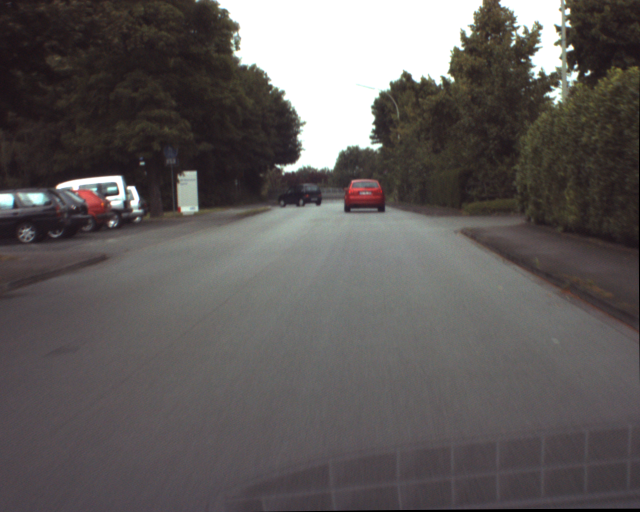
%> input picture Lab04/M-files/ur_c_s_03a_01_L_0376.png, 1280 x 1024 px (shown at 1/2 size)
$ octave main.m   (GNU Octave 9; MATLAB toolbox functions it lacks are replaced by stand-ins)
%> lines starting %> are read from the running program, lines starting %| are printed output that depends on the picture; in (x1, y1, x2, y2) boxes, pixels count from 0 and x2, y2 are one past the last pixel; in counts of white or black regions, pixels touching at a corner belong together; the program's own positions count from 1
### Lab04/M-files/colorMaps.m
%% Display images
% Display  the images in grayscale and split them in the three RGB channels and in the three HSV channel

function [chHue,imgGray] = colorMaps(imgRgb)

imgHsv = rgb2hsv(imgRgb);
imgGray = rgb2gray(imgRgb);
figure,imagesc(imgGray),colormap gray,title('Grayscale image')
chRed = imgRgb(:,:,1);
chGreen = imgRgb(:,:,2);
chBlue = imgRgb(:,:,3);
chHue = imgHsv(:,:,1);
chSat = imgHsv(:,:,2);
chValue = imgHsv(:,:,3);
figure,subplot(236)
subplot(231),imagesc(chRed),colormap gray,title('R component') % Red
subplot(232),imagesc(chGreen),colormap gray,title('G component') % Green
subplot(233),imagesc(chBlue),colormap gray,title('B component') % Blue
subplot(234),imagesc(chHue),colormap gray,title('H component') % Hue
subplot(235),imagesc(chSat),colormap gray,title('S component') % Saturation
subplot(236),imagesc(chValue),colormap gray,title('V component') % Intensity

### Lab04/M-files/maskHue.m
%% Studying the hue values for red pixels
% Select in the Hue channel the area corresponding to the red car. In this
% area compute the mean (mean) and the standard deviation (stdDev) of the values.
% Then segment the red car in the image by thresholding the Hue component.

function mask = maskHue(chHue, method, sizeFilter)

switch method

    case 1 % fixed threshold
        mask = chHue(:,:,1)>0.98 ;

    case 2 % threshold calculation and average filtering
        areaRedCar = chHue(395:400, 710:740); % select red car area
        mean = mean2(areaRedCar);
        stdDev = std2(areaRedCar);
        thresholdSlow = mean - 0.2*stdDev;
        thresholdHigh = mean + 2*stdDev;
        mask = chHue > thresholdSlow & chHue < thresholdHigh;
        figure,imagesc(mask),colormap gray, title('Mask after first threshold')
        K = ones(sizeFilter)/sizeFilter^2; % create average filter
        mask = conv2(mask, K);
        figure,imagesc(mask),colormap gray,title(['Mask after average filtering with size ' num2str(sizeFilter) 'x' num2str(sizeFilter)])
        thresholdSlow = mean - 0.5*stdDev;
        mask = mask > thresholdSlow & mask < thresholdHigh;

    otherwise
        disp('ERROR: Insert method 1 or 2')
        return
end

### Lab04/M-files/detectCar.m
%% Detecting the car
% Display the images corresponding to the segmentation and the
% related centroid and bounding box of area greater than minClusterArea.

function detectCar(mask, imgGray, minClusterArea, method)

properties = regionprops(mask, 'Area','Centroid','BoundingBox');
figure,imagesc(imgGray),colormap gray,title(['Detected objects with method ' num2str(method)])
hold on
for i = 1:length(properties)
    if properties(i).Area > minClusterArea % Discard too small areas
        xc=floor(properties(i).Centroid(1));
        yc=floor(properties(i).Centroid(2));
        ul_corner_width=properties(i).BoundingBox;
        plot(xc,yc,'*r') % Draw red centroid as *
        hold on
        rectangle('Position',ul_corner_width,'EdgeColor',[1,0,0]) % Draw red rectangle
        hold on
    end
end

### Lab04/M-files/main.m
clearvars
clc
close all

imgRgb(:,:,:,1) = imread('ur_c_s_03a_01_L_0376.png');
%> imgRgb is the input picture: size 1024x1280x3 uint8; mean R, G, B 95.5, 90.9, 90
imgRgb(:,:,:,2) = imread('ur_c_s_03a_01_L_0377.png');
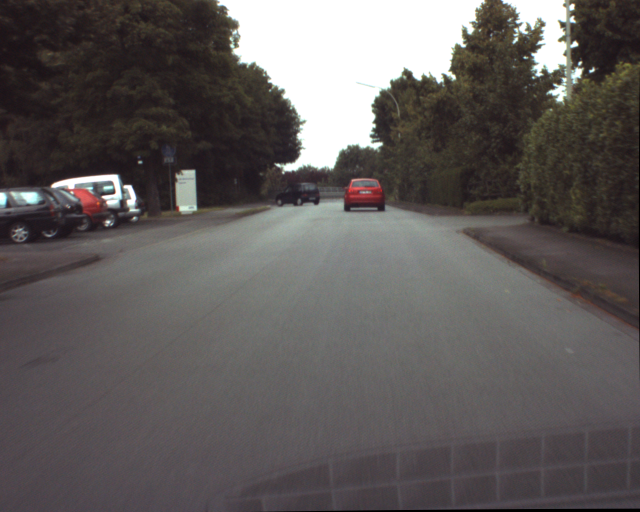
%> input picture Lab04/M-files/ur_c_s_03a_01_L_0377.png, 1280 x 1024 px (shown at 1/2 size)
imgRgb(:,:,:,3) = imread('ur_c_s_03a_01_L_0378.png');
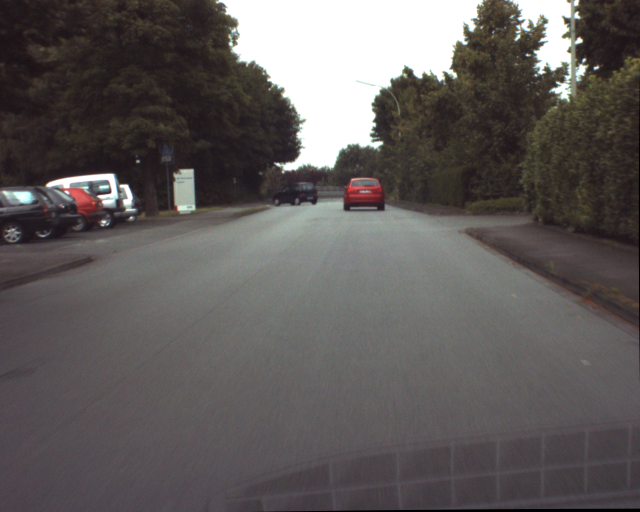
%> input picture Lab04/M-files/ur_c_s_03a_01_L_0378.png, 1280 x 1024 px (shown at 1/2 size)
imgRgb(:,:,:,4) = imread('ur_c_s_03a_01_L_0379.png');
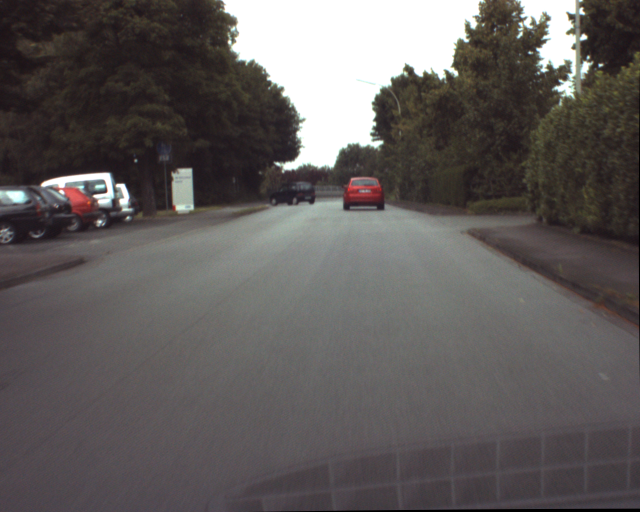
%> input picture Lab04/M-files/ur_c_s_03a_01_L_0379.png, 1280 x 1024 px (shown at 1/2 size)
imgRgb(:,:,:,5) = imread('ur_c_s_03a_01_L_0380.png');
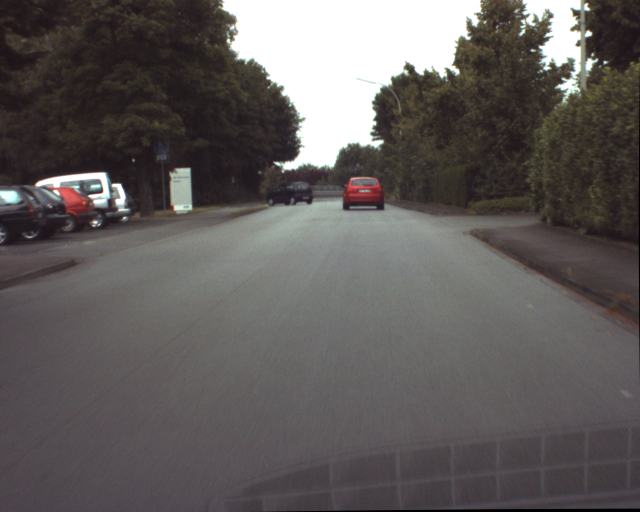
%> input picture Lab04/M-files/ur_c_s_03a_01_L_0380.png, 1280 x 1024 px (shown at 1/2 size)
imgRgb(:,:,:,6) = imread('ur_c_s_03a_01_L_0381.png');
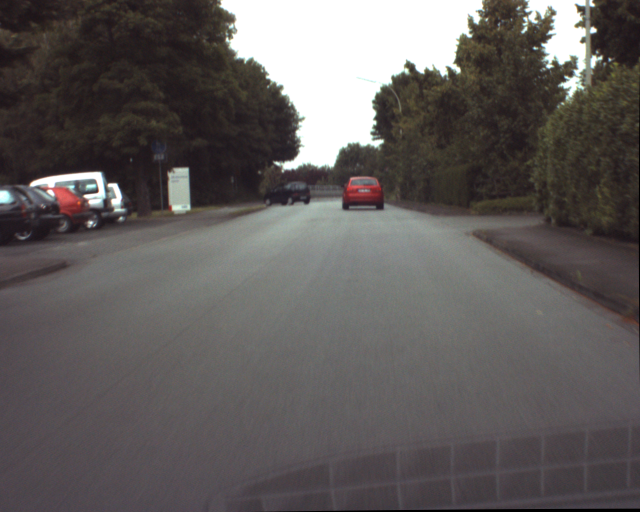
%> input picture Lab04/M-files/ur_c_s_03a_01_L_0381.png, 1280 x 1024 px (shown at 1/2 size)

for i=1:6 % Applying colorMaps to the six images
    [chHue(:,:,i), imgGray(:,:,i)] = colorMaps(imgRgb(:,:,:,i));
end

imageNumber = 1; % Select the image to recognize the red car (1= {...}0376.png)
method = 2; % Select method with different threshold
sizeFilter = 9; % Select average filter size
mask = maskHue(chHue(:,:,imageNumber), method, sizeFilter);
%> in maskHue, `mean = mean2(areaRedCar);`: mean = 0.927
%> in maskHue, `stdDev = std2(areaRedCar);`: stdDev = 0.243
%> in maskHue, `thresholdSlow = mean - 0.2*stdDev;`: thresholdSlow = 0.878
%> in maskHue, `thresholdHigh = mean + 2*stdDev;`: thresholdHigh = 1.41
%> in maskHue, `mask = chHue > thresholdSlow & chHue < thresholdHigh;`: mask: size 1024x1280 logical; 24.6% white in thin lines or dots
%> in maskHue, `thresholdSlow = mean - 0.5*stdDev;`: thresholdSlow = 0.805
%> in maskHue, `mask = mask > thresholdSlow & mask < thresholdHigh;`:
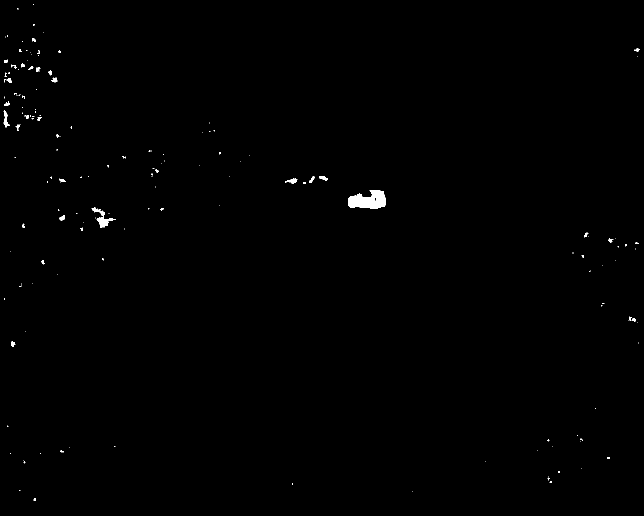
%> mask: size 1032x1288 logical (shown at 1/2 size); 0.36% white; 173 white regions (138 under 20 px)
figure,imagesc(mask),colormap gray, title(['Final mask with method ' num2str(method)])

minClusterArea = 200; % Select a minimum for the cluster areas
detectCar(mask, imgGray(:,:,imageNumber), minClusterArea, method);
%> in detectCar, `properties = regionprops(mask, 'Area','Centroid','BoundingBox');`: properties = 173 regions; largest, box (x1, y1, x2, y2), Area and Centroid: (696, 380, 772, 418) 1987 [737.5 401.8], (183, 414, 231, 456) 532 [205.4 437.9], (7, 220, 19, 255) 180 [12.1 239.6], (570, 356, 595, 368) 139 [584.9 362.5], (638, 352, 656, 361) 92 [647.4 357]
%> after the loop in detectCar, `for i = 1:length(properties)`: ul_corner_width = [696.5 380.5 76 38]; xc = 737; yc = 401
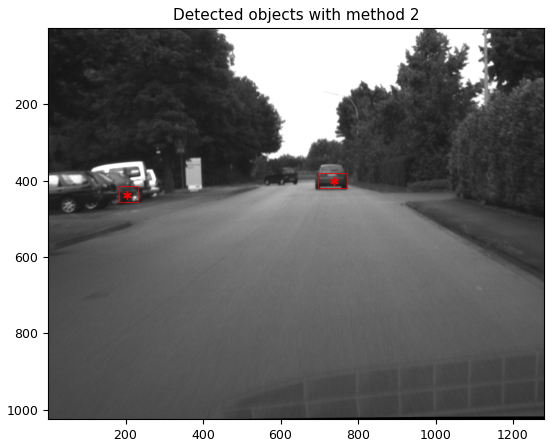
%> figure redrawn from the program's plot data
